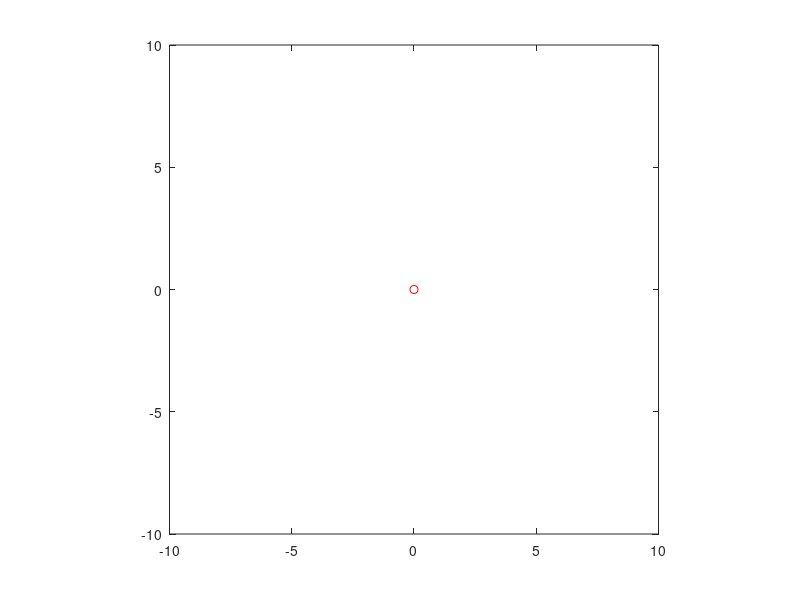

Source code (MATLAB):
points=[];
%Assuming centre is not P(0,0)
%printf("Centre's X: ");
%variableXtemp=input(' ');
%printf("Centre's Y: ");
%variableYtemp=input(' ');
%centre=[variableXtemp variableYtemp];
%Otherwise
centre=[0 0];
printf("Initial Vector's Starting X: ");
variableXtemp=input(' ');
printf("Initial Vector's Starting Y: ");
variableYtemp=input(' ');
points=[points;variableXtemp variableYtemp];
printf("Initial Vector's Final X: ");
variableXtemp=input(' ');
printf("Initial Vector's Final Y: ");
variableYtemp=input(' ');
points=[points;variableXtemp variableYtemp];
%all data necessary has been introduced to the system
axis on;
plot([points(1,1) points(2,1)],[points(1,2) points(2,2)], 'r')
hold on;
plot([centre(1,1)],[centre(1,2)], 'ro')
axis equal;
axis([-10 10 -10 10]);
%Representation of the initial vector and the center point
  InitialPoint=[points(1,1) points(1,2)];
  FinalPoint=[points(2,1) points(2,2)];
  accelerations=[];
for i=1:3
  theta1=atan(FinalPoint(1,1)/FinalPoint(1,2));
  a1=[0 0];
  if (theta1<0)
    theta1=theta1*-1;
  endif
  if (theta1<=1.178097 && theta1>=0.3926991)
    a1=[1 1];
  elseif (theta1>=0 && theta1<0.3926991)
    a1=[1 0];
  elseif (theta1<=1.570796 && theta1>1.178097)
    a1=[0 1];
  endif
  if (FinalPoint(1,2)>0)
    a1(1,2)=a1(1,2)*-1;
  endif
  if (FinalPoint(1,1)>0)
    a1(1,1)=a1(1,1)*-1;
  endif
%  InitialPoint=FinalPoint;
  TempPoint=FinalPoint;
  FinalPoint=[(FinalPoint(1,1)+(FinalPoint(1,1)-InitialPoint(1,1))+a1(1,1)) (FinalPoint(1,2)+(FinalPoint(1,2)-InitialPoint(1,2))+a1(1,2))];
  InitialPoint=TempPoint;
  %  FinalPoint=[(InitialPoint(1,1)+a1(1,1)) (InitialPoint(1,2)+a1(1,2))];
  
  points=[points;FinalPoint];
  accelerations=[accelerations;a1];
endfor
